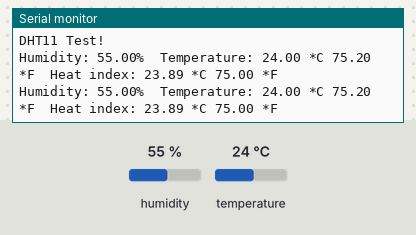
The program below on a simulated Arduino Uno, built with avr-gcc and run on an emulated ATmega328P. On the bench: the last lines printed to the serial monitor. The inputs (shaded band) are chosen by the test bench; at power-on: humidity 55 %, temperature 24 °C.

Above: at 4.8 s.
4.9 s: humidity set to 22 %
At 7.3 s:
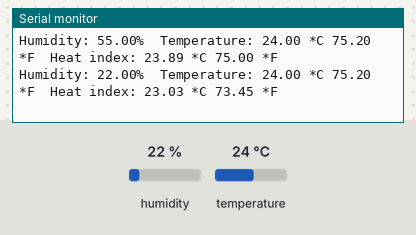
7.9 s: temperature set to 12 °C
At 9.0 s:
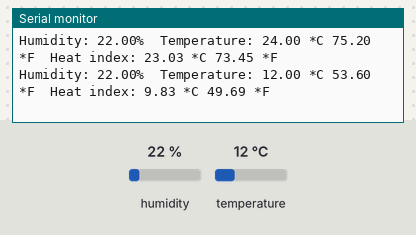
10.9 s: humidity set to 40 %
At 13.5 s:
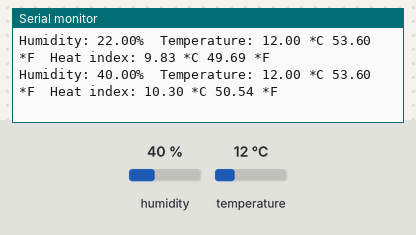
13.9 s: temperature set to 28 °C
At 15.3 s:
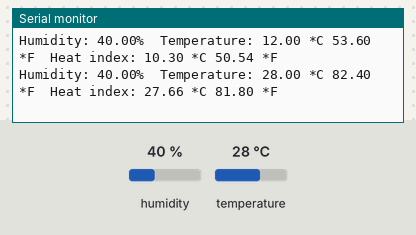
Timing chart, 0 to 16.9 s (numbered marks = the images above; inputs shaded):
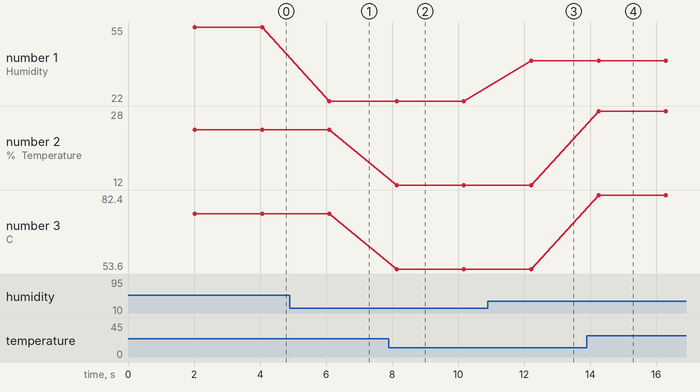

Measured:
- after the input at 4.9 s, the serial monitor: prints a new line after 1.2 s (image 1)
- after the input at 7.9 s, the serial monitor: prints a new line after 0.24 s (image 2)
- after the input at 10.9 s, the serial monitor: prints a new line after 1.3 s (image 3)
- after the input at 13.9 s, the serial monitor: prints a new line after 0.35 s (image 4)
- plotted number 1: 55 → 22 after the input at 4.9 s, 22 → 40 after the input at 10.9 s
- plotted number 2: 24 → 12 after the input at 7.9 s, 12 → 28 after the input at 13.9 s
- plotted number 3: 75.2 → 53.6 after the input at 7.9 s, 53.6 → 82.4 after the input at 13.9 s

The program:

main.cpp
```cpp
#include <Arduino.h>
#include <Adafruit_Sensor.h>
#include <DHT.h> // Подключение библиотеки датчика DHT

#define DHTPIN 2      // Датчик DHT подключён к пину 2
#define DHTTYPE DHT11 // Определение модели датчика

DHT dht(DHTPIN, DHTTYPE); // Объявление объекта класса DHT; Первый параметр - пин датчика, второй - тип датчика
char percent = '%';       // Объявление знака процента

void setup() {
  Serial.begin(9600);            // Инициализация последовательного соединения и задание скорости передачи данных в бит/с(бод)
  Serial.println("DHT11 Test!"); // Вывод надписи "DHT11 Test!" в монитор последовательного порта
  dht.begin();                   // Запуск датчика DHT11
}

void loop() {
  delay(2000);                         // Задержка 2мс между измерениями
  float h = dht.readHumidity();        // Запись получаемого значения влажности воздуха в переменную
  float t = dht.readTemperature();     // Запись получаемого значения температуры воздуха в переменную (По умолчанию измеряется в Цельсиях)
  float f = dht.readTemperature(true); // Запись получаемого значения температуры воздуха в переменную (Фаренгейт)
  // Проверка полученных значений
  if (isnan(h) || isnan(t) || isnan(f)) {
    Serial.println("Failed to read from DHT sensor!"); // Вывод сообщение об ошибке
    return;
  }

  float hif = dht.computeHeatIndex(f, h);        // Запись значения индекса жары в переменную (По умолчанию измеряется в Фаренгейтах)
  float hic = dht.computeHeatIndex(t, h, false); // Запись значения индекса жары в переменную (Цельсия)

  Serial.print("Humidity: ");
  Serial.print(h);       // Вывод значения переменной h
  Serial.print(percent); // Вывод значения переменной percent
  Serial.print("\t");
  Serial.print("Temperature: ");
  Serial.print(t); // Вывод значения переменной t
  Serial.print(" *C ");
  Serial.print(f); // Вывод значения переменной f
  Serial.print(" *F\t");
  Serial.print("Heat index: ");
  Serial.print(hic); // Вывод значения переменной hic
  Serial.print(" *C ");
  Serial.print(hif); // Вывод значения переменной hif
  Serial.println(" *F");
}
```
